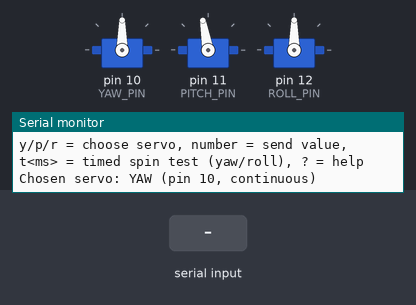
Simulated run of this sketch. Board: Arduino Uno, built with avr-gcc and run on an emulated ATmega328P. Parts: 3 × servo, the last lines printed to the serial monitor. The inputs (shaded band) are chosen by the test bench.

Above: at 1.2 s.
1.3 s: "30,150\n" received over Serial
At 1.9 s:
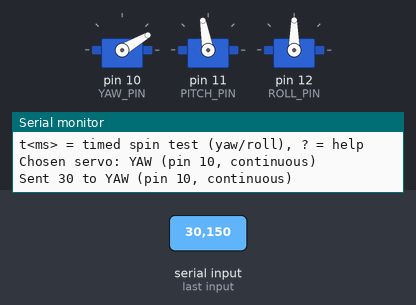
2.8 s: "t90\n" received over Serial
At 3.9 s:
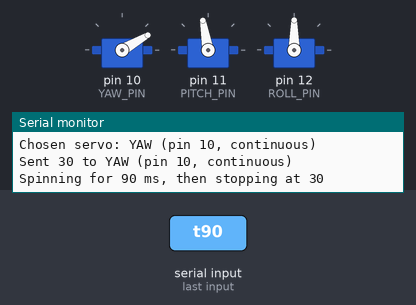
4.3 s: "0\n" received over Serial
At 5.2 s:
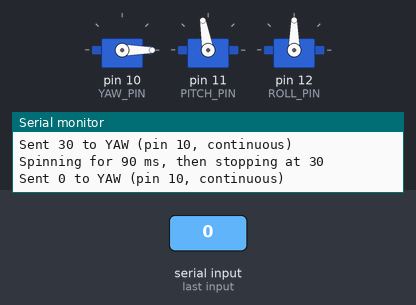
5.8 s: "200\n" received over Serial
At 6.4 s:
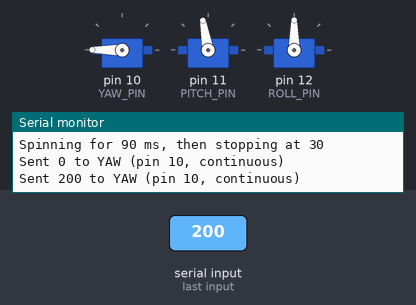
7.3 s: "90,45\n" received over Serial
At 7.6 s:
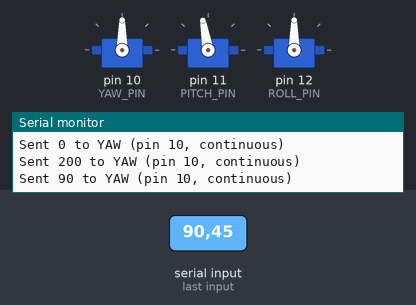
Timing chart, 0 to 9.8 s (numbered marks = the images above; inputs shaded):
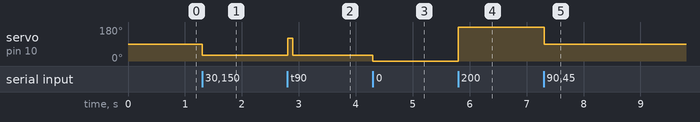

The sketch:

03_servo_calibrator.ino
```cpp
// Servo Calibrator
// ----------------
// Find the right tuning numbers for YOUR turret, then copy them into
// 02_turret_fun_pack. Open the Serial Monitor at 9600 baud and set the line
// ending to "Newline". Then type commands and press Enter:
//
//   y / p / r   choose a servo: yaw (left/right), pitch (up/down), roll (barrel)
//   a number    send that value to the chosen servo, e.g. 90 or 88
//   t158        TIMED TEST: spin the chosen yaw/roll servo at full speed for
//               158 ms, then stop. Use it to tune ROLL_ONE_DART_MS.
//   ?           show this help again
//
// Finding the stop value (YAW_STOP / ROLL_STOP):
//   type y, then try 90, 89, 91, 88, 92... until the turret stays perfectly
//   still. The LAST number you typed is used as the stop value for t tests.
//
// SAFETY: take the darts out before testing the roll servo!

#include <Arduino.h>
#include <Servo.h>

const uint8_t YAW_PIN   = 10;
const uint8_t PITCH_PIN = 11;
const uint8_t ROLL_PIN  = 12;
const int FULL_SPEED    = 90;   // how far from the stop value a timed test spins

Servo yawServo;
Servo pitchServo;
Servo rollServo;

char chosen = 'y';      // which servo commands go to: 'y', 'p' or 'r'
int yawStop  = 90;      // last value typed for each servo
int pitchPos = 100;
int rollStop = 90;

const __FlashStringHelper* chosenName() {
  if (chosen == 'y') return F("YAW (pin 10, continuous)");
  if (chosen == 'p') return F("PITCH (pin 11, angle)");
  return F("ROLL (pin 12, continuous)");
}

void printHelp() {
  Serial.println(F("=== Servo Calibrator ==="));
  Serial.println(F("y/p/r = choose servo, number = send value,"));
  Serial.println(F("t<ms> = timed spin test (yaw/roll), ? = help"));
  Serial.print(F("Chosen servo: "));
  Serial.println(chosenName());
}

void sendValue(int value) {
  if (chosen == 'y') {
    yawStop = constrain(value, 0, 180);
    yawServo.write(yawStop);
  } else if (chosen == 'p') {
    pitchPos = constrain(value, 10, 175);   // stay inside the safe pitch range
    pitchServo.write(pitchPos);
    if (pitchPos != value) Serial.println(F("(limited to 10-175 to protect the servo)"));
    value = pitchPos;
  } else {
    rollStop = constrain(value, 0, 180);
    rollServo.write(rollStop);
  }
  Serial.print(F("Sent "));
  Serial.print(value);
  Serial.print(F(" to "));
  Serial.println(chosenName());
}

void timedTest(int ms) {
  if (chosen == 'p') {
    Serial.println(F("Timed tests are for yaw and roll. Type a number for pitch."));
    return;
  }
  Servo& servo = (chosen == 'y') ? yawServo : rollServo;
  int stopValue = (chosen == 'y') ? yawStop : rollStop;

  Serial.print(F("Spinning for "));
  Serial.print(ms);
  Serial.print(F(" ms, then stopping at "));
  Serial.println(stopValue);
  servo.write(constrain(stopValue + FULL_SPEED, 0, 180));
  delay(ms);
  servo.write(stopValue);
}

void setup() {
  Serial.begin(9600);
  yawServo.attach(YAW_PIN);
  pitchServo.attach(PITCH_PIN);
  rollServo.attach(ROLL_PIN);
  yawServo.write(yawStop);
  pitchServo.write(pitchPos);
  rollServo.write(rollStop);
  printHelp();
}

void loop() {
  if (!Serial.available()) return;

  String line = Serial.readStringUntil('\n');
  line.trim();
  if (line.length() == 0) return;
  char first = tolower(line.charAt(0));

  if (first == 'y' || first == 'p' || first == 'r') {
    chosen = first;
    Serial.print(F("Chosen servo: "));
    Serial.println(chosenName());
  } else if (first == 't') {
    int ms = line.substring(1).toInt();
    if (ms > 0 && ms <= 5000) timedTest(ms);
    else Serial.println(F("Type t and a time from 1 to 5000, like t158"));
  } else if (first == '?') {
    printHelp();
  } else if (isDigit(first)) {
    sendValue(line.toInt());
  } else {
    Serial.println(F("Unknown command. Type ? for help."));
  }
}
```

Measured:
- after the input at 1.3 s, servo on pin 10 (YAW_PIN): 90° → 30° at once
- after the input at 2.8 s, servo on pin 10 (YAW_PIN): 30° → 120° at once, → 30° 0.09 s later
- after the input at 4.3 s, servo on pin 10 (YAW_PIN): 30° → 0° at once
- after the input at 5.8 s, servo on pin 10 (YAW_PIN): 0° → 180° at once
- after the input at 7.3 s, servo on pin 10 (YAW_PIN): 180° → 90° at once
